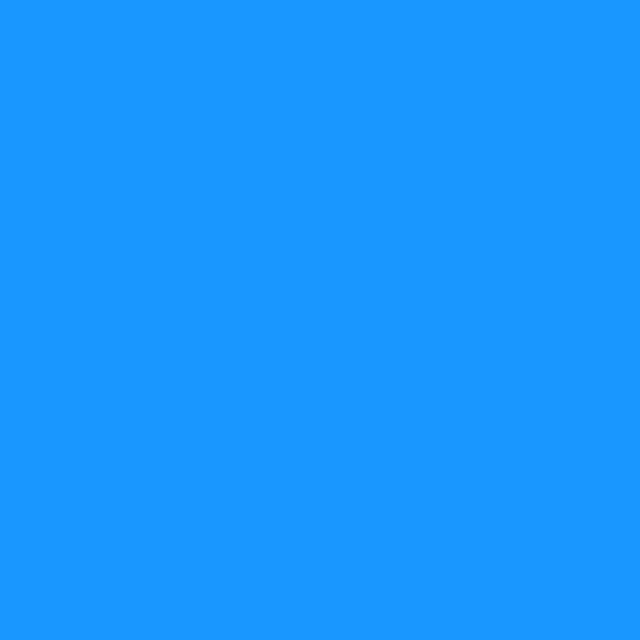
Frame 1 (no input)
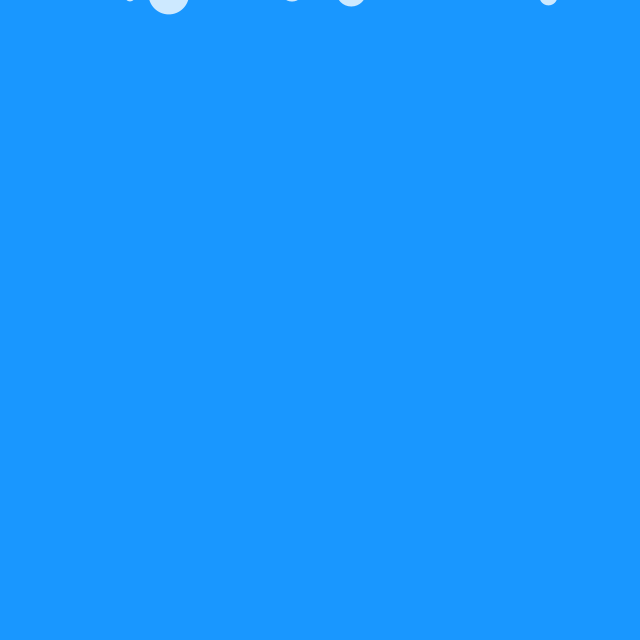
Frame 60 (the mouse pressed at the canvas centre just before this capture)
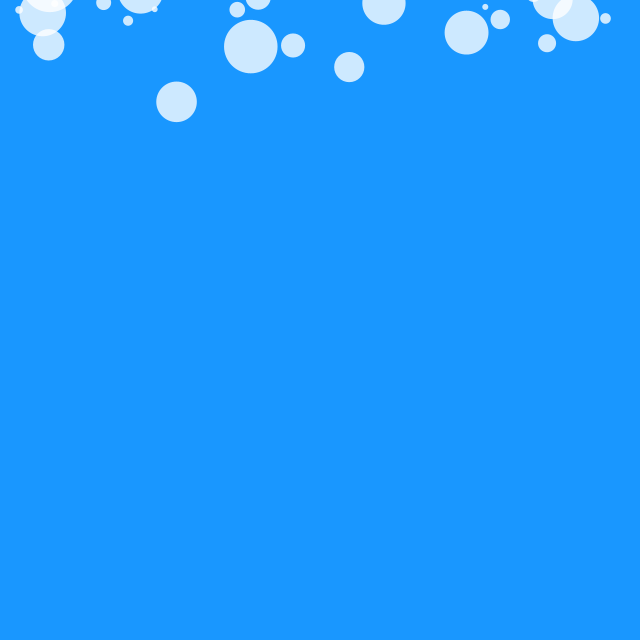
Frame 120 (the mouse held since frame 60 and released just before this capture)

The Processing sketch that drew these frames (run headless with seeded random() and noise(); from frame 60 on, the mouse is pressed at the canvas centre):

// Processing sketch: processing_153756
// ── processing_153756.pde

import java.util.*;

ArrayList<Snow> snows;

void setup() {
  size(640, 640);
  snows = new ArrayList<Snow>();
  loadSnow();
}

void draw() {
  //background(0);
  background(25, 151, 255);
  if ((frameCount % 3) == 0) {
    addSnow();
  }
  
  //lights();  //Only for 3D
  drawSnow();
  for(int i = 0; i < snows.size(); i++){
    Snow s = snows.get(i);
    if(s.death){
      snows.remove(s);
    } 
  }
}

void loadSnow() {
  for (int i = 0; i < 1; i++) {
    snows.add(new Snow());
  }
}

void drawSnow() {
  for (Snow s: snows) {
    s.display();
  }
}

void addSnow() {
  snows.add(new Snow());
}

class Snow {
  PVector location;
  PVector acceleration;
  PVector velocity;
  PVector wind;
  PVector gravity;

  float snowHeight, snowWidth;
  float mass;

  boolean death = false;

  Snow() {
    snowHeight = random(5, 60);
    snowWidth  = snowHeight;

    //location   = new PVector(random(z), -1000, random(-z, z)); //Only for 3D
    location = new PVector(random(width), -snowHeight);
    velocity   = new PVector(0, 0);
    acceleration = new PVector(0, 0);
    wind = new PVector(random(-0.004, 0.004), 0);

    mass = 100/snowWidth;
    gravity = new PVector(0, 0.05);
  }

  void display() {
    drawSnow();
    moveSnow();
    applyForce(gravity);
    applyForce(wind);
  }

  void drawSnow() {
    noStroke();
    fill(255, 200);
    ellipse(location.x, location.y, snowWidth, snowHeight);
    //Only for 3D
    /*pushMatrix();
     translate(location.x, location.y, location.z);
     fill(255);
     noStroke();
     sphere(snowHeight);
     popMatrix();*/
  }

  void applyForce(PVector force) {
    PVector f = PVector.div(force, mass);
    acceleration.add(f);
  }

  void moveSnow() {
    velocity.add(acceleration);
    location.add(velocity);
    acceleration.mult(0);
    //if (location.y > 1000+snowHeight) { //Only for 3D
    if (location.y > height+snowHeight) {
      death = true;
    }
  }
}
